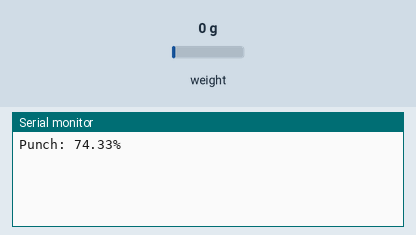
Recording of a sketch running on a simulated Arduino Uno, built with avr-gcc and run on an emulated ATmega328P. Parts: the last lines printed to the serial monitor. Inputs (shaded band) come from the test bench; at power-on: weight on the scale 0 g.

Above: at 1.2 s.
1.3 s: weight on the scale set to 100 g
At 1.3 s:
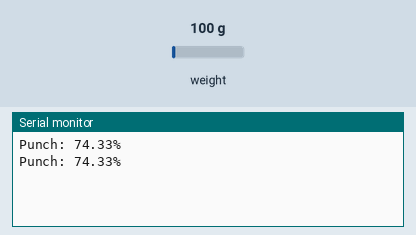
2.8 s: weight on the scale set to 1250 g
At 4.8 s:
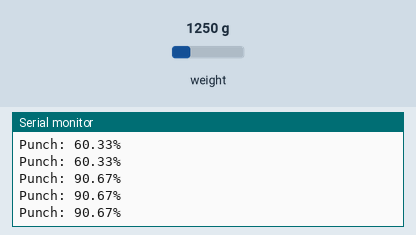
Timing chart, 0 to 6.3 s (numbered marks = the images above; inputs shaded):
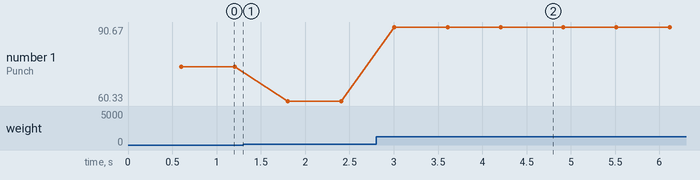

Measured:
- after the input at 2.8 s, the serial monitor: prints a new line after 0.21 s (image 2)
- plotted number 1: 74.33 → 60.33 after the input at 1.3 s, 60.33 → 90.67 after the input at 2.8 s

The sketch:

HX711.ino
```cpp
/*
https://learn.sparkfun.com/tutorials/load-cell-amplifier-hx711-breakout-hookup-guide?_ga=1.170782688.116692663.1457303997#arduino-code
https://github.com/bogde/HX711

I am not quite sure I got this working. I think I need to put all 4 load cells on it to get a better test.
Calibrating seems to be a bigger challenge than I thought
*/

/*
 Example using the SparkFun HX711 breakout board with a scale
 By: Nathan Seidle
 SparkFun Electronics
 Date: November 19th, 2014
 License: This code is public domain but you buy me a beer if you use this and we meet someday (Beerware license).

 This is the calibration sketch. Use it to determine the calibration_factor that the main example uses. It also
 outputs the zero_factor useful for projects that have a permanent mass on the scale in between power cycles.

 Setup your scale and start the sketch WITHOUT a weight on the scale
 Once readings are displayed place the weight on the scale
 Press +/- or a/z to adjust the calibration_factor until the output readings match the known weight
 Use this calibration_factor on the example sketch

 This example assumes pounds (lbs). If you prefer kilograms, change the Serial.print(" lbs"); line to kg. The
 calibration factor will be significantly different but it will be linearly related to lbs (1 lbs = 0.453592 kg).

 Your calibration factor may be very positive or very negative. It all depends on the setup of your scale system
 and the direction the sensors deflect from zero state
 This example code uses bogde's excellent library: https://github.com/bogde/HX711
 bogde's library is released under a GNU GENERAL PUBLIC LICENSE
 Arduino pin 2 -> HX711 CLK
 3 -> DOUT
 5V -> VCC
 GND -> GND

 Most any pin on the Arduino Uno will be compatible with DOUT/CLK.

 The HX711 board can be powered from 2.7V to 5V so the Arduino 5V power should be fine.


 This is calibrated for the ESP8266 and load sensor

*/

#include "HX711.h"

#define DOUT  5
#define CLK  4

HX711 scale(DOUT, CLK);

void setup() {
  Serial.begin(9600);
  //Serial.println("HX711 Demo");

  //Serial.println("Before setting up the scale:");
  //Serial.print("read: \t\t");
  //Serial.println(scale.read());      // print a raw reading from the ADC

  //Serial.print("read average: \t\t");
  //Serial.println(scale.read_average(20));   // print the average of 20 readings from the ADC

  //Serial.print("get value: \t\t");
  //Serial.println(scale.get_value(5));   // print the average of 5 readings from the ADC minus the tare weight (not set yet)

  //Serial.print("get units: \t\t");
  //Serial.println(scale.get_units(5), 1);  // print the average of 5 readings from the ADC minus tare weight (not set) divided
            // by the SCALE parameter (not set yet)

  //scale.set_scale(2280.f);                      // this value is obtained by calibrating the scale with known weights; see the README for details
  //scale.tare();               // reset the scale to 0

  //Serial.println("After setting up the scale:");

  //Serial.print("read: \t\t");
 //Serial.println(abs(scale.read()));                 // print a raw reading from the ADC

  //Serial.print("read average: \t\t");
  //Serial.println(scale.read_average(20));       // print the average of 20 readings from the ADC

  //Serial.print("get value: \t\t");
  ///Serial.println(scale.get_value(5));   // print the average of 5 readings from the ADC minus the tare weight, set with tare()

  //Serial.print("get units: \t\t");
  //Serial.println(scale.get_units(5), 1);        // print the average of 5 readings from the ADC minus tare weight, divided
            // by the SCALE parameter set with set_scale

  //Serial.println("Readings:");
}

int punch=0;
float strength=0;
long punchstart = 0;

void loop() {
  //Serial.print("one reading:\t");
  //Serial.print(scale.get_units(), 1);
  //Serial.print("\t| average:\t");
  //Serial.println(scale.get_units(10), 1);

  //scale.power_down();             // put the ADC in sleep mode
  //delay(500);
  //scale.power_up();
  float v = 238000-scale.read();
  if(v<0) {v=v*-1;}
  if(v<15000) {v = 0;}
  if(v>0 && punch==0) {
    punchstart = millis();
    punch=1;
    strength=v-15000;
  } else if(punch==1 && (millis()-punchstart)>500) {
    if((strength/300000)*100 > 3) {
      Serial.print("Punch: ");
      Serial.print((strength/300000)*100);
      Serial.println("%");
    }
    punch=0;
  } else if(v>0 && punch==1) {
    if((v-15000)>strength) {
      strength=v-15000;
    }
  }
}
```
